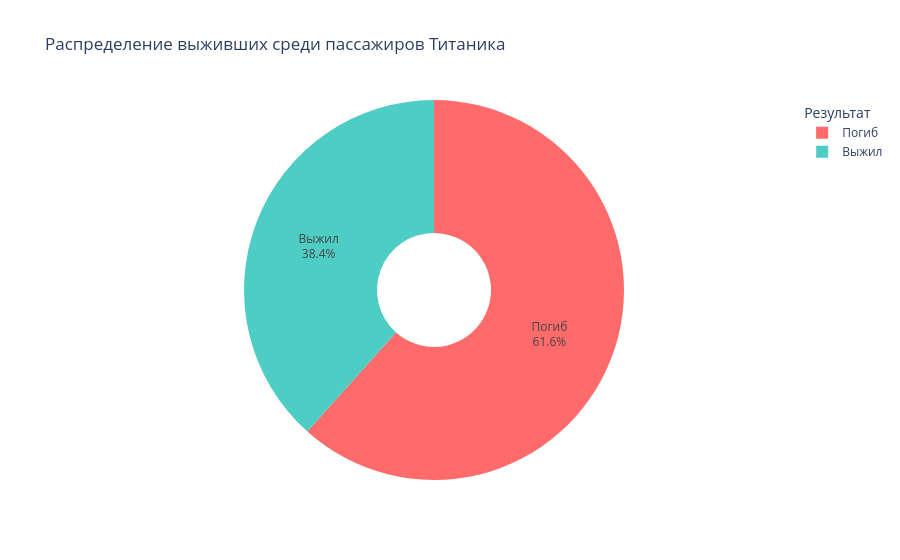

Notebook source saved alongside this figure:
### Markdown cell above
#### Круговая диаграмма распределения выживших

### Code cell
# Круговая диаграмма
fig1 = px.pie(df, 
              names='Survived_label',
              title='Распределение выживших среди пассажиров Титаника',
              color='Survived_label',
              color_discrete_map={'Погиб': '#ff6b6b', 'Выжил': '#4ecdc4'},
              hole=0.3)  # Добавляем отверстие для doughnut chart

fig1.update_traces(textposition='inside', textinfo='percent+label')
fig1.update_layout(showlegend=True, legend_title_text='Результат')
fig1.show()

### Figure 1 — Plotly figure (JSON) as saved in the notebook; plotly's stock layout.template omitted (floating-point values rounded to 4 significant figures; data arrays with more than 128 entries replaced by an {"elided": "..."} marker saying what was removed)
{"data": [{"customdata": {"elided": "891x1 str values"}, "domain": {"x": [0, 1], "y": [0, 1]}, "hole": 0.3, "hovertemplate": "Survived_label=%{customdata[0]}<extra></extra>", "labels": {"elided": "891 str values"}, "legendgroup": "", "marker": {"colors": {"elided": "891 str values"}}, "name": "", "showlegend": true, "textinfo": "percent+label", "textposition": "inside", "type": "pie"}], "layout": {"legend": {"title": {"text": "Результат"}, "tracegroupgap": 0}, "showlegend": true, "title": {"text": "Распределение выживших среди пассажиров Титаника"}}}
